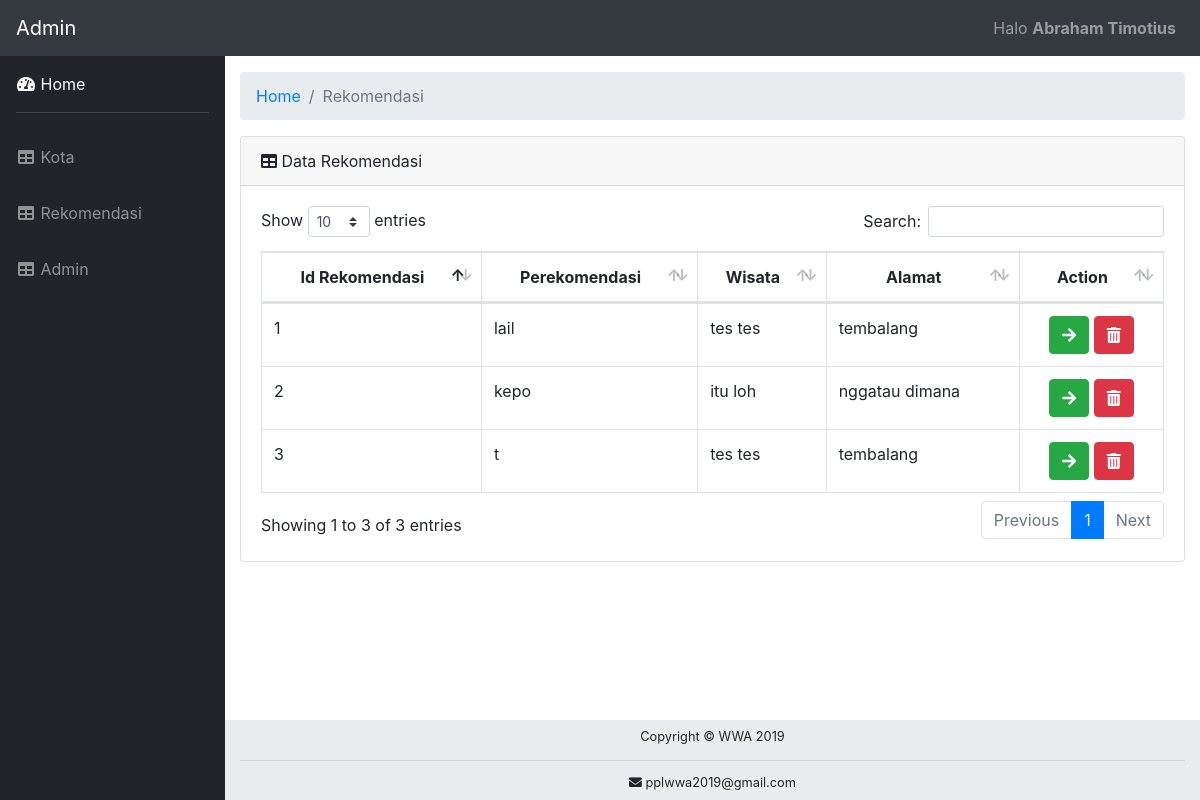
The page /tubes/CRUDRekomen.php (signed in) on the database its author committed.
### tables this page shows
CREATE TABLE `rekomendasi` (
  `id_rekomen` int(5) NOT NULL,
  `pengirim` varchar(50) NOT NULL,
  `nama_wisata` varchar(100) NOT NULL,
  `alamat` varchar(100) NOT NULL,
  `deskripsi` longtext NOT NULL,
  `gambar1` varchar(225) NOT NULL,
  `gambar2` varchar(225) NOT NULL,
  `gambar3` varchar(225) NOT NULL,
  `gambar4` varchar(225) NOT NULL
);

### tubes/CRUDRekomen.php (the view, shortened to what this page needs)
<?php
include('includes/header.php');
include('includes/navbar.php');
?>
<div id="wrapper">
  <?php
  include('includes/sidebar.php');
  ?>
  <div id="content-wrapper">
    <div class="container-fluid">
      <ol class="breadcrumb">
        <li class="breadcrumb-item">
          <a href="#">Home</a>
        </li>
        <li class="breadcrumb-item active">Rekomendasi</li>
      </ol>
      <div class="card mb-3">
        <div class="card-header">
          <i class="fas fa-table"></i>
        Data Rekomendasi</div>
        <div class="card-body">
          <div class="table-responsive">
            <table class="table table-bordered" id="dataTable" width="100%" cellspacing="0">
              <thead>
               <tr>
                <th class="text-center">Id Rekomendasi</th>
                <th class="text-center">Perekomendasi</th>
                <th class="text-center">Wisata</th>
                <th class="text-center">Alamat</th>
                <th class="text-center">Action</th>
              </tr>
            </thead>
            <tbody>
              <?php
              include "koneksi.php";
    $query = "SELECT * FROM rekomendasi";
    $sql = mysqli_query($connect, $query);
    while($data = mysqli_fetch_array($sql)){
      ?>
      <tr>
        <td><?php echo $data['id_rekomen'];?></td>
        <td><?php echo $data['pengirim'];?></td>
        <td><?php echo $data['nama_wisata'];?></td>
        <td><?php echo $data['alamat'];?></td>
        <td>
          <div class="text-center">
            <form action="code.php" method="POST">
              <a href="rekomen.php?id_rekomen=<?php echo $data['id_rekomen']; ?>" class="btn btn-success"><i class="fas fa-arrow-right"></i></a>
              <button type="submit" name="delete_rekomen_btn" class="btn btn-danger"><i class="fas fa-trash-alt"></i></button>
            </form>
          </div>
        </td>
      </tr>
      <?php
    }
    ?>
  </tbody>
</table>
</div>
</div>
</div>
</div>
</div>
</div>
<?php
include('includes/footer.php');
?>
</body>
</html>

### rows shown on the page
rekomendasi: id_rekomen "1", pengirim "lail", nama_wisata "tes tes", alamat "tembalang"
rekomendasi: id_rekomen "2", pengirim "kepo", nama_wisata "itu loh", alamat "nggatau dimana"
rekomendasi: id_rekomen "3", pengirim "t", nama_wisata "tes tes", alamat "tembalang"

### other values the page prints
$_SESSION['username'] "Abraham Timotius"
